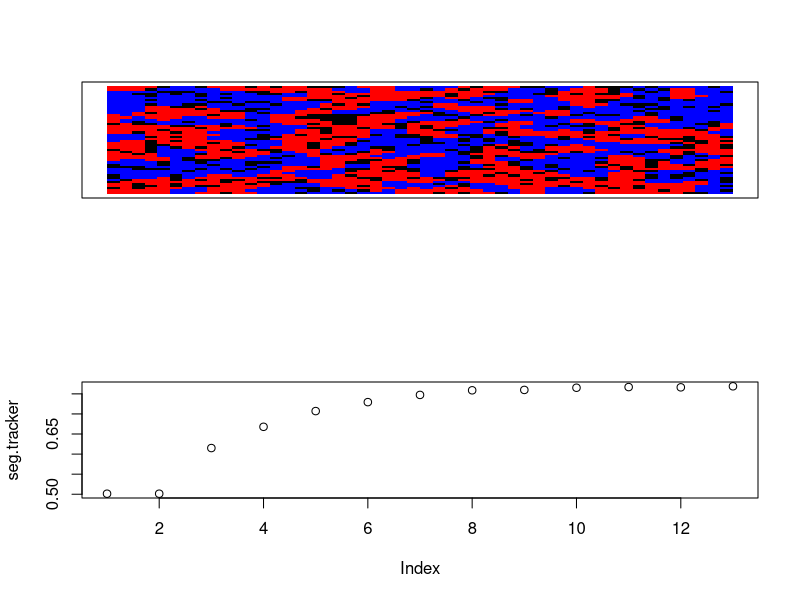

Recreate this plot in R.
# model parameters ####
rows <- 50 
cols <- 50
proportion.empty <- .2 # proportion of grid that will be empty space
proportion.group.1 <- .5 # proportion of all agents that are in group 1
min.similarity <- 3/8 # minimum proportion of neighbors that are the same type to not move

# create.grid ####
# generates a rows x column matrix and randomly places the initial population
# values in the matrix are either 0, 1, or 2
# if 0, the space is empty
# 1 and 2 represent the two different groups
create.grid <- function(rows, cols, proportion.group.1, proportion.empty){
  pop.size.group.1 <- (rows*cols)*(1-proportion.empty)*proportion.group.1
  pop.size.group.2 <- (rows*cols)*(1-proportion.empty)*(1-proportion.group.1)
  
  initial.population <- sample(c(
    rep(1, pop.size.group.1), 
    rep(2, pop.size.group.2), 
    rep(0, (rows*cols)-pop.size.group.1-pop.size.group.2)
  ))
  grid <- matrix(initial.population, nrow=rows, ncol=cols)
}

# visualize.grid ####
# outputs a visualization of the grid, with red squares representing group 1,
# blue squares group 2, and black squares empty locations.
visualize.grid <- function(grid){
  image(grid, col=c('black','red','blue'), xaxs=NULL, yaxs=NULL, xaxt='n', yaxt='n')
}

# empty.locations ####
# returns all the locations in the grid that are empty
# output is an N x 2 matrix, with N equal to the number of empty locations
# the 2 columns contain the row and column of the empty location.
empty.locations <- function(grid){
  return(which(grid==0, arr.ind=T))
}

# similarity.to.center ####
# takes a grid subset and the center.val of that grid and returns
# the proportion of cells that are the same as the center,
# ignoring empty cells. the center.val must be specified
# manually in case the grid has an even number of rows or 
# columns
similarity.to.center <- function(grid.subset, center.val){
  if(center.val == 0){ return(NA) }
  same <- sum(grid.subset==center.val) - 1
  not.same <- sum(grid.subset!=center.val) - sum(grid.subset==0)
  return(same/(same+not.same))
}

# segregation ####
# computes the proportion of neighbors who are from the same group
segregation <- function(grid){
  same.count <- 0
  diff.count <- 0
  for(row in 1:(nrow(grid)-1)){
    for(col in 1:(ncol(grid)-1)){
      if(grid[row,col] != 0 && grid[row+1,col+1] != 0){
        if(grid[row,col] != grid[row+1,col+1]){
          diff.count <- diff.count + 1
        } else {
          same.count <- same.count + 1
        }
      }
    }
  }
  return(same.count / (same.count + diff.count))
}

# unhappy.agents ####
# takes a grid and a minimum similarity threshold and computes
# a list of all of the agents that are unhappy with their 
# current location. the output is N x 2, with N equal to the
# number of unhappy agents and the columns representing the 
# location (row, col) of the unhappy agent in the grid
unhappy.agents <- function(grid, min.similarity){
  grid.copy <- grid
  for(row in 1:rows){
    for(col in 1:cols){
      similarity.score <- similarity.to.center(grid[max(0, row-1):min(rows,row+1), max(0,col-1):min(cols,col+1)], grid[row,col])
      if(is.na(similarity.score)){
        grid.copy[row,col] <- NA
      } else {
        grid.copy[row,col] <- similarity.score >= min.similarity
      }
    }
  }
  return(which(grid.copy==FALSE, arr.ind = T))
}

# one.round ####
# runs a single round of the simulation. the round starts by finding
# all of the unhappy agents and empty spaces. then unhappy agents are randomly
# assigned to a new empty location. a new grid is generated to reflect all of
# the moves that took place.
one.round <- function(grid, min.similarity){
  # first, find all the empty locations on the grid
  empty <- empty.locations(grid)
  # second, locate all the unhappy agents who want to move
  unhappy <- unhappy.agents(grid, min.similarity)
  # if there are no unhappy agents, then the system is stable and we can return
  # the grid that we started with.
  if(length(unhappy)==0){ 
    return(grid) 
  }
  # otherwise, we copy the grid
  new.grid <- grid
  # randomly reorder all the empty locations so there is no bias
  # in how we fill the grid with the unhappy agents
  empty <- empty[sample(1:nrow(empty)),]
  # for each unhappy location
  for(i in 1:nrow(unhappy)){
    # first, check if there are any empty spaces left. if not,
    # end the for loop with the break keyword
    if(i > nrow(empty)){ break; }
    # if there are spaces left, then we can take the unhappy agent and
    # move it to the empty spot. this required copying the value at the 
    # unhappy location to the empty location, and then making the unhappy
    # location empty.
    new.grid[empty[i,1],empty[i,2]] <- grid[unhappy[i,1],unhappy[i,2]]
    new.grid[unhappy[i,1],unhappy[i,2]] <- 0
  }
  return(new.grid)
}

# running the simulation ####
done <- FALSE # a variable to keep track of whether the simulation is complete
grid <- create.grid(rows, cols, proportion.group.1, proportion.empty)
seg.tracker <- c(segregation(grid)) # keeping a running tally of the segregation scores for each round
while(!done){
  new.grid <- one.round(grid, min.similarity) # run one round of the simulation, and store output in new.grid
  seg.tracker <- c(seg.tracker, segregation(grid)) # calculate segregation score and add to running list
  if(all(new.grid == grid)){ # check if the new.grid is identical to the last grid
    done <- TRUE # if it is, simulation is over -- no agents want to move
  } else {
    grid <- new.grid # otherwise, replace grid with new.grid, and loop again.
  }
}
layout(1:2) # change graphics device to have two plots
visualize.grid(grid) # show resulting grid
plot(seg.tracker) # plot segregation over time
